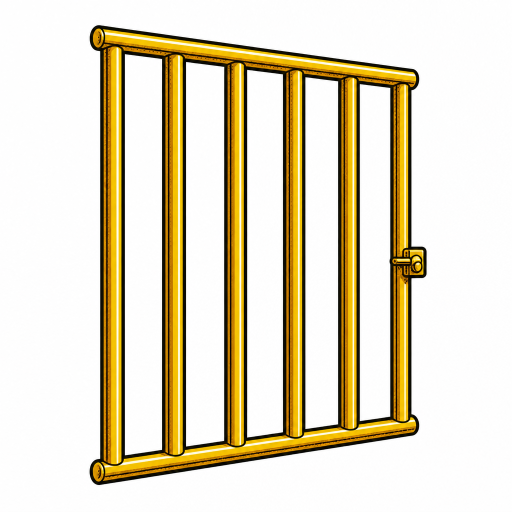
#> input picture art/objectes/porta_gabia/origen2.png, 1024 x 1024 px (shown at 1/2 size)
$ python fer_porta_gabia.py
#> lines starting #> are read from the running program, lines starting #| are printed output that depends on the picture
#!/usr/bin/env python3
"""Full de la porta de barrots del darrere del carruatge (cinemàtica final de l'Era): 12 fotogrames d'una porta que s'obre cap a fora.

Parteix de la fulla de barrots (art/objectes/porta_gabia/origen2.png, generada a AutoSprite/Runware, fons blanc) i la gira per codi, així cada fotograma queda net i transparent:
la porta del darrere es veu de costat, per tant tancada és gairebé una ratlla (de perfil) i, en girar sobre la frontissa (a l'esquerra, a la vora del carro), s'obre cap a la dreta
fins a mostrar-se de cara. L'amplada projectada és sin(angle); la vora lliure és més a prop (una mica més alta) mentre l'angle és petit (perspectiva).

    python eines/fer_porta_gabia.py
"""
import math
from pathlib import Path
import numpy as np
from PIL import Image

ARREL = Path(__file__).resolve().parent.parent
ORIGEN = ARREL / 'art' / 'objectes' / 'porta_gabia' / 'origen2.png'
DEST = ARREL / 'assets' / 'objectes' / 'porta_gabia.webp'
N, COLS = 12, 4
H, FW = 214, 164               # alçada de la fulla (px, a 2x) i amplada de cada fotograma
FH = int(H * 1.25)             # (el fotograma és una mica més alt, per a la perspectiva)

def sense_fons(im):
    a = np.array(im.convert('RGB')).astype(float)
    mn = a.min(axis=2)
    alfa = np.clip((245 - mn) / 25.0, 0, 1)                         # el blanc -> transparent (també el dels buits entre barrots)
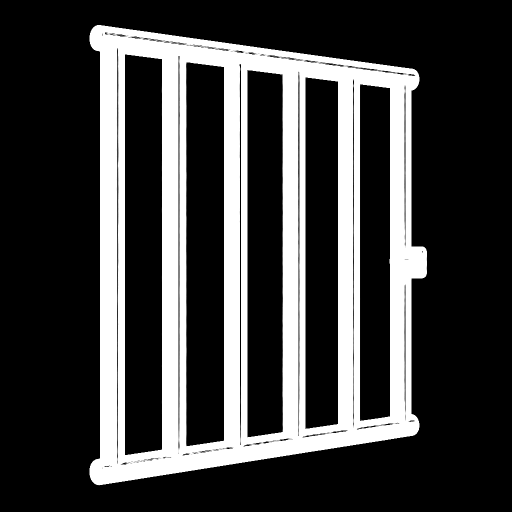
#> alfa: shape (1024, 1024) float64 (shown at 1/2 size); min 0, max 1, mean 0.247
    g = a.mean(axis=2, keepdims=True)
    a = (g + (a - g) * 0.55) * np.array([0.66, 0.62, 0.55])          # barrots més apagats (menys saturats i foscos), com els de la gàbia del carro
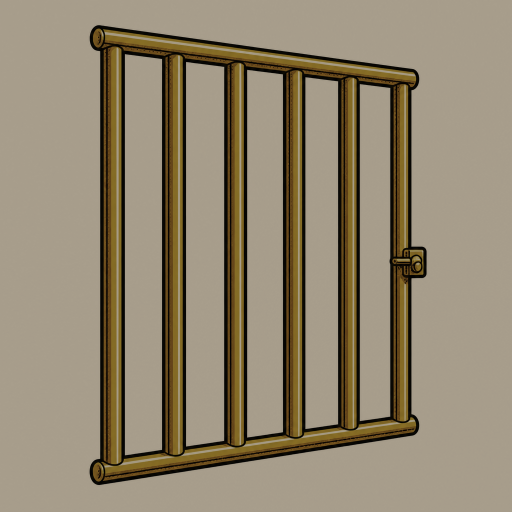
#> a: shape (1024, 1024, 3) float64 (shown at 1/2 size); mean R, G, B 146.4, 134.5, 112
    rgba = np.dstack([np.clip(a, 0, 255), alfa * 255]).astype(np.uint8)
    out = Image.fromarray(rgba, 'RGBA')
    return out.crop(out.getbbox())
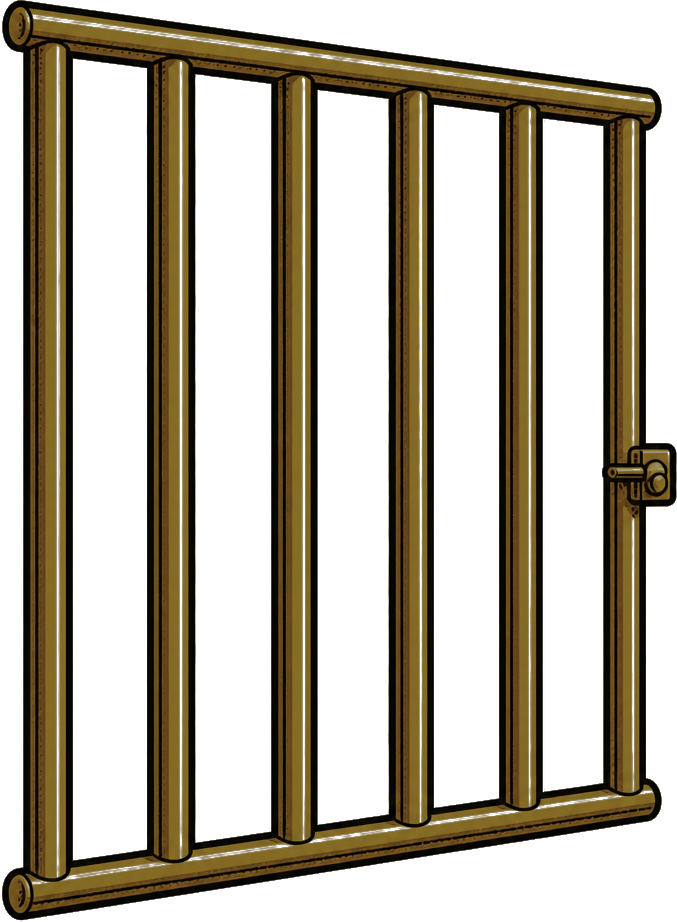
#> returned value: PIL image 677x922 RGBA; mean R, G, B, A 131.4, 118.4, 92.6, 105.9; transparent parts drawn white

def coefs(sortida, entrada):
    A, B = [], []
    for (x, y), (u, v) in zip(sortida, entrada):
        A.append([x, y, 1, 0, 0, 0, -u * x, -u * y]); B.append(u)
        A.append([0, 0, 0, x, y, 1, -v * x, -v * y]); B.append(v)
    return np.linalg.solve(np.array(A, float), np.array(B, float))

def main():
    leaf = sense_fons(Image.open(ORIGEN))
    leaf = leaf.resize((int(leaf.width * H / leaf.height), H), Image.LANCZOS)
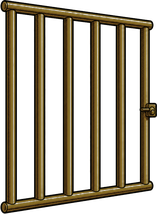
#> leaf: PIL image 157x214 RGBA; mean R, G, B, A 44.6, 36.3, 18.6, 105.3; transparent parts drawn white
    w, h = leaf.size
#> w = 157; h = 214
    out = Image.new('RGBA', (FW * COLS, FH * ((N + COLS - 1) // COLS)), (0, 0, 0, 0))
#> out: PIL image 656x801 RGBA; every value is 0
    for i in range(N):
        t = i / (N - 1)
        e = t * t * (3 - 2 * t)                                          # entra i surt suaument
        ang = math.radians(6 + e * 94)                                   # de 6 graus (de perfil) a 100 (oberta, una mica passada)
        ample = max(3.0, FW * 0 + w * abs(math.sin(ang)))
        ample = min(ample, FW - 2)
        prox = 1 + 0.16 * max(0, math.cos(ang))                          # la vora lliure, més propera mentre és tancada
        h2 = h * prox
        cy = FH / 2
        # quadrilàter de sortida: vora esquerra (frontissa) alçada h, vora dreta alçada h2
        sort = [(0, cy - h / 2), (ample, cy - h2 / 2), (ample, cy + h2 / 2), (0, cy + h / 2)]
        entr = [(0, 0), (w, 0), (w, h), (0, h)]
        c = coefs(sort, entr)
        fr = leaf.transform((FW, FH), Image.PERSPECTIVE, tuple(c), Image.BICUBIC)
        out.paste(fr, ((i % COLS) * FW, (i // COLS) * FH))
#> this loop made 12 passes
#> pass 1, in main, `fr = leaf.transform((FW, FH), Image.PERSPECTIVE, tuple(c), Image.BICUB..`:
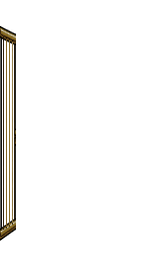
#> fr: PIL image 164x267 RGBA; mean R, G, B, A 3.2, 2.6, 1.2, 10; transparent parts drawn white
#> after the loop:
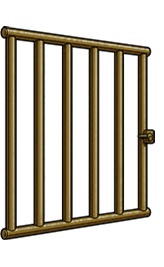
#> fr: PIL image 164x267 RGBA; mean R, G, B, A 30.4, 24.5, 12, 79.3; transparent parts drawn white
#> after the loop:
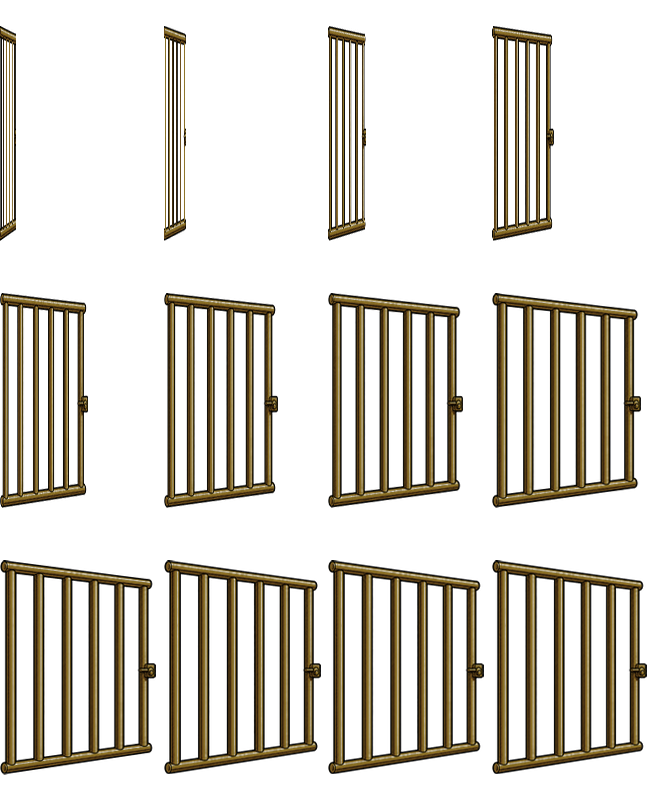
#> out: PIL image 656x801 RGBA; mean R, G, B, A 21, 16.9, 8.2, 54.7; transparent parts drawn white
    out.save(DEST, 'WEBP', quality=92, alpha_quality=100, method=6)
    print('Desat', DEST.relative_to(ARREL), out.size, 'fotograma', FW, 'x', FH, 'fulla', w, 'x', h)
#| Desat assets/objectes/porta_gabia.webp (656, 801) fotograma 164 x 267 fulla 157 x 214

if __name__ == '__main__':
    main()
